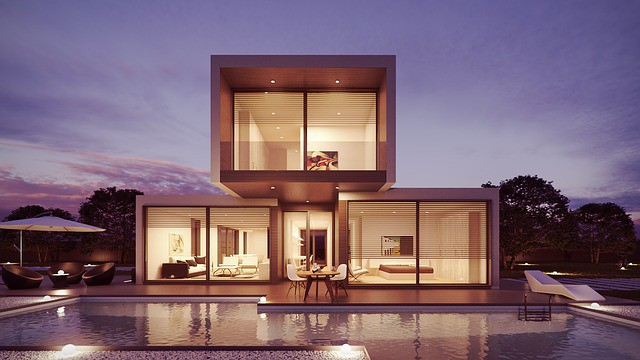
#> input picture house.jpeg, 640 x 360 px, found by its file name
$ python instagram.py
#> lines starting #> are read from the running program, lines starting #| are printed output that depends on the picture
import cv2
import matplotlib.pyplot as plt

im = cv2.imread("house.jpeg")
#> im is the input picture: shape (360, 640, 3); mean B, G, R 115, 102.1, 127.1
im2 = cv2.imread("flower.jpeg")
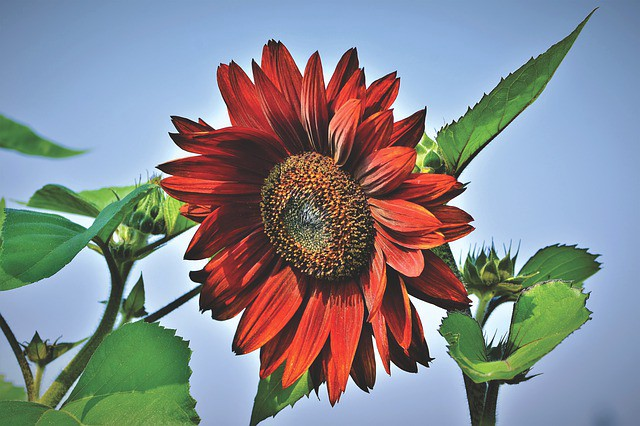
#> input picture flower.jpeg, 640 x 426 px, found by its file name
#> im2 is the input picture: shape (426, 640, 3); mean B, G, R 141.6, 136.7, 132.9
# blurimg = cv2.GaussianBlur(im,(101,101),cv2.BORDER_DEFAULT)
# plt.imshow(blurimg)

edges = cv2.Canny(im2,100,500)
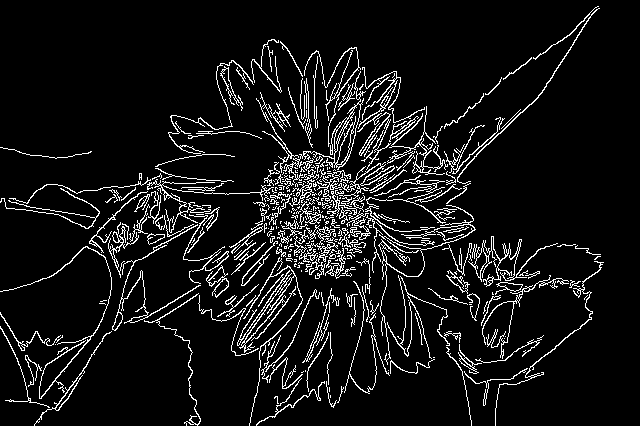
#> edges: shape (426, 640); 8.1% white in thin lines or dots

plt.imshow(edges)
plt.show()
